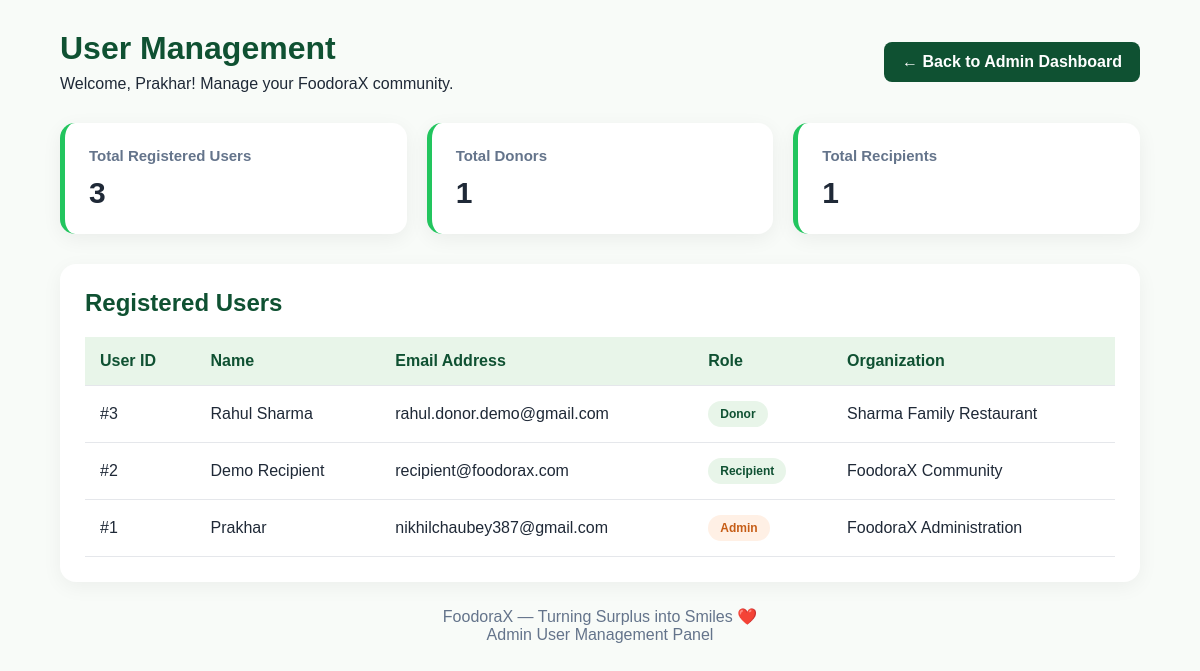
Page /admin/users (signed in) on the committed database.
### tables this page shows
CREATE TABLE users (
                id INTEGER PRIMARY KEY AUTOINCREMENT,
                name TEXT NOT NULL,
                email TEXT UNIQUE NOT NULL,
                password TEXT NOT NULL,
                role TEXT NOT NULL,
                organization TEXT
            );

### app.py (the view)
@app.route("/admin/users")
def admin_users():
    user = get_current_user()
    if not user:
        return redirect(url_for("login"))
    if user["role"] != "admin":
        flash("Access denied! Admin only.")
        return redirect(url_for("dashboard"))
    with get_db() as conn:
        users = conn.execute("""
            SELECT id, name, email, role, organization
            FROM users
            ORDER BY id DESC
        """).fetchall()
        total_users = conn.execute(
            "SELECT COUNT(*) FROM users"
        ).fetchone()[0]
        total_donors = conn.execute(
            "SELECT COUNT(*) FROM users WHERE role = 'donor'"
        ).fetchone()[0]
        total_recipients = conn.execute(
            "SELECT COUNT(*) FROM users WHERE role = 'recipient'"
        ).fetchone()[0]
    return render_template(
        "admin_users.html",
        user=user,
        users=users,
        total_users=total_users,
        total_donors=total_donors,
        total_recipients=total_recipients
    )

### app.py (called while the page is built)
def get_db():
    conn = sqlite3.connect(DATABASE, timeout=30)
    conn.row_factory = sqlite3.Row
    return conn

def get_current_user():
    user_id = session.get("user_id")
    if user_id:
        with get_db() as conn:
            return conn.execute(
                "SELECT * FROM users WHERE id = ?",
                (user_id,)
            ).fetchone()
    return None

@app.context_processor
def inject_notification_count():
    user = get_current_user()
    if not user:
        return {"unread_notifications": 0}
    with get_db() as conn:
        count = conn.execute("""
            SELECT COUNT(*) AS total
            FROM notifications
            WHERE user_id = ? AND is_read = 0
        """, (user["id"],)).fetchone()["total"]
    return {"unread_notifications": count}

### templates/admin_users.html (shortened to what this page needs)
<!DOCTYPE html>
<html lang="en">
<head>
    <link rel="stylesheet"
          href="{{ url_for('static', filename='style.css') }}">
</head>
<body>
<div class="users-container">
    <header class="users-header">
        <div>
            <h1>User Management</h1>
            <p>Welcome, {{ user.name }}! Manage your FoodoraX community.</p>
        </div>
        <a href="{{ url_for('admin_dashboard') }}"
           class="user-back-btn">
            ← Back to Admin Dashboard
        </a>
    </header>
    <div class="users-stats">
        <div class="users-stat-card">
            <h3>Total Registered Users</h3>
            <p>{{ total_users }}</p>
        </div>
        <div class="users-stat-card">
            <h3>Total Donors</h3>
            <p>{{ total_donors }}</p>
        </div>
        <div class="users-stat-card">
            <h3>Total Recipients</h3>
            <p>{{ total_recipients }}</p>
        </div>
    </div>
    <section class="users-panel">
        <h2>Registered Users</h2>
        <table class="users-table">
            <thead>
                <tr>
                    <th>User ID</th>
                    <th>Name</th>
                    <th>Email Address</th>
                    <th>Role</th>
                    <th>Organization</th>
                </tr>
            </thead>
            <tbody>
                {% for member in users %}
                <tr>
                    <td>#{{ member.id }}</td>
                    <td>{{ member.name }}</td>
                    <td>{{ member.email }}</td>
                    <td>
                        <span class="user-role {{ member.role }}">
                            {{ member.role|capitalize }}
                        </span>
                    </td>
                    <td>
                        {{ member.organization or 'Individual' }}
                    </td>
                </tr>
                {% else %}
                <tr>
                    <td colspan="5">No registered users found.</td>
                </tr>
                {% endfor %}
            </tbody>
        </table>
    </section>
    <footer class="users-footer">
        <p>FoodoraX — Turning Surplus into Smiles ❤️</p>
        <p>Admin User Management Panel</p>
    </footer>
</div>
</body>
</html>

### static/style.css (style rules this page uses)
:root { --primary: #0F5132; --accent: #22C55E; --orange: #FF8A3D; --dark: #1F2937; --light: #E8F5E9; --white: #FFFFFF; --muted: #718078; --border: #E2ECE5; --background: #F8FBF8; }
* { margin: 0; padding: 0; box-sizing: border-box; }
html { scroll-behavior: smooth; }
body { font-family: Arial, Helvetica, sans-serif; background: var(--background); color: var(--dark); }
a { text-decoration: none; color: inherit; }

### templates/admin_users.html (style rules this page uses)
.users-container { max-width: 1350px; margin: auto; padding: 30px 5%; }
.users-header { display: flex; justify-content: space-between; align-items: center; flex-wrap: wrap; gap: 15px; margin-bottom: 30px; }
.users-header h1 { color: #0F5132; margin-bottom: 8px; }
.users-stats { display: grid; grid-template-columns: repeat(auto-fit, minmax(200px, 1fr)); gap: 20px; margin-bottom: 30px; }
.users-stat-card { background: white; padding: 24px; border-radius: 15px; box-shadow: 0 5px 20px rgba(0,0,0,0.06); border-left: 5px solid #22C55E; }
.users-stat-card h3 { color: #64748B; font-size: 15px; margin-bottom: 12px; }
.users-stat-card p { font-size: 30px; font-weight: 700; color: #1F2937; }
.users-panel { background: white; padding: 25px; border-radius: 16px; box-shadow: 0 5px 20px rgba(0,0,0,0.05); overflow-x: auto; }
.users-panel h2 { color: #0F5132; margin-bottom: 20px; }
.users-table { width: 100%; min-width: 650px; border-collapse: collapse; }
.users-table th, .users-table td { padding: 15px; text-align: left; border-bottom: 1px solid #E5E7EB; }
.users-table th { background: #E8F5E9; color: #0F5132; }
.user-role { display: inline-block; padding: 6px 12px; border-radius: 20px; background: #E8F5E9; color: #0F5132; font-size: 12px; font-weight: 600; }
.user-role.admin { background: #FFF0E5; color: #C65D16; }
.user-back-btn { display: inline-block; text-decoration: none; background: #0F5132; color: white; padding: 11px 18px; border-radius: 8px; font-weight: 600; }
.users-footer { text-align: center; padding: 25px; color: #64748B; }

### rows in the picture
users: name "Prakhar", id "1", email "nikhilchaubey387@gmail.com", role "Admin", organization "FoodoraX Administration"
users: id "3", name "Rahul Sharma", email "rahul.donor.demo@gmail.com", role "Donor", organization "Sharma Family Restaurant"
users: id "2", name "Demo Recipient", email "recipient@foodorax.com", role "Recipient", organization "FoodoraX Community"

### other values in the picture
{{ total_users }} "3"
{{ total_donors }} "1"
{{ total_recipients }} "1"
